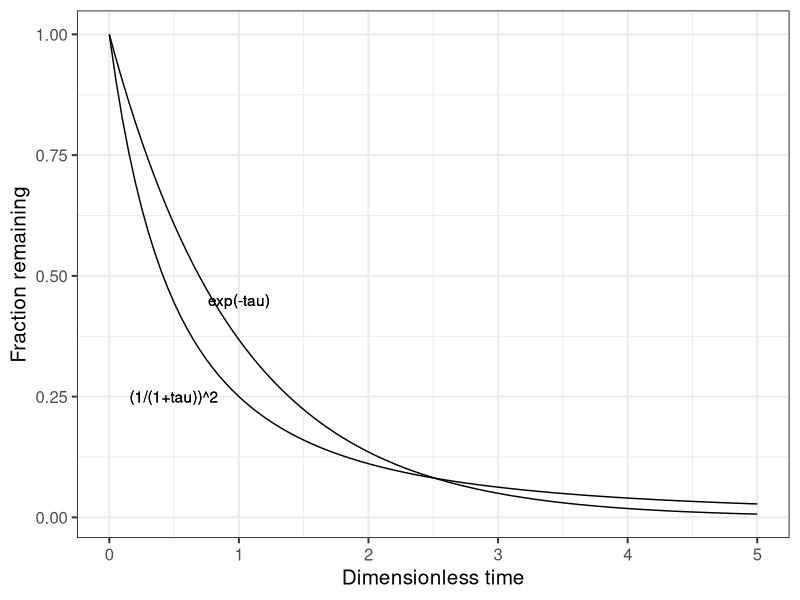
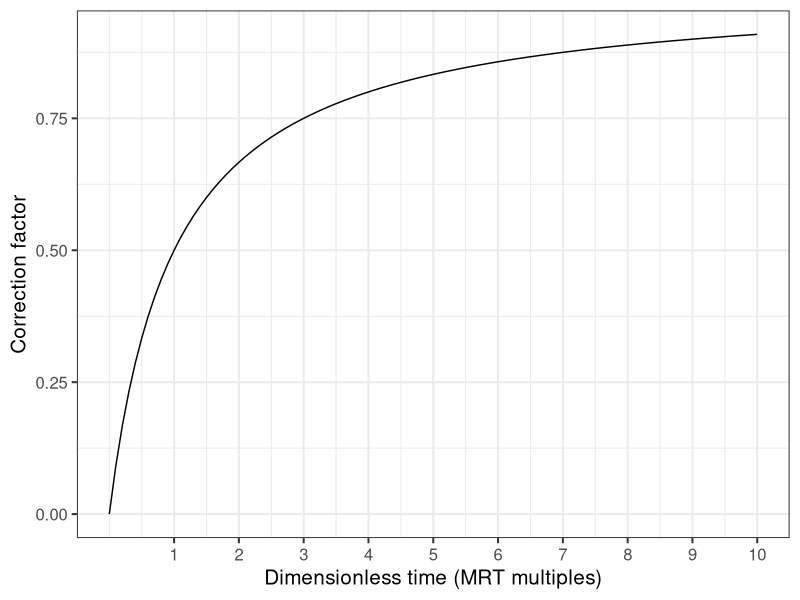
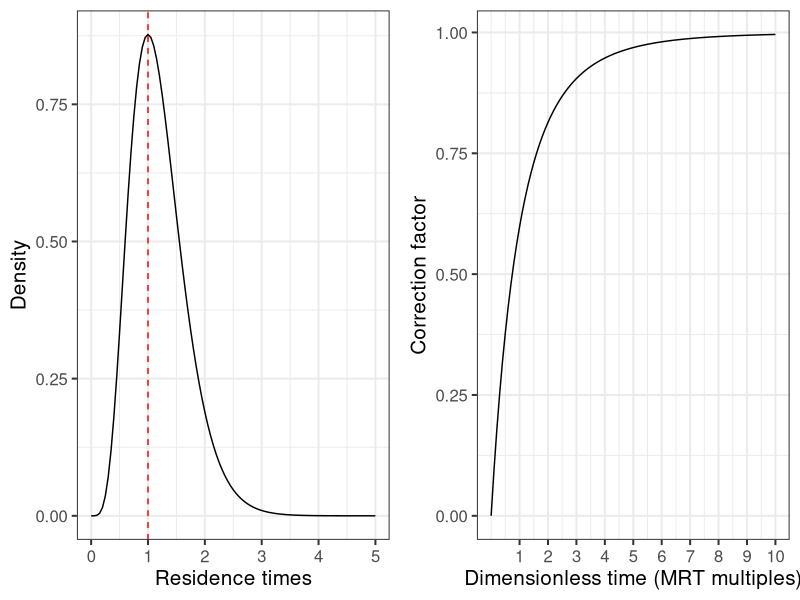

Recreate these plots in R, in order.
## ---- chunk 1
knitr::opts_chunk$set(echo = TRUE)
library(ggplot2); library(cowplot)

## ---- chunk 2

maxVar <- function(x){(1/(1+x))^2}
noVar <- function(x){exp(-x)}


ggplot(data=data.frame(x=c(0,5)),aes(x=x)) + 
  stat_function(fun=maxVar) + 
  stat_function(fun=noVar) + 
  theme_bw(base_size = 15) + 
  ylab("Fraction remaining") + 
  xlab("Dimensionless time") + 
  geom_text(data = NULL, x = 1, y = 0.45, label = "exp(-tau)") + 
  geom_text(data = NULL, x = 0.5, y = 0.25, label = "(1/(1+tau))^2") 


## ---- chunk 3

correction <- function(x){1-(1/(1+x))}
ggplot(data = data.frame(x=c(0,10)), aes(x)) + 
  stat_function(fun=correction) + 
  theme_bw(base_size=15) + 
  ylab("Correction factor") + 
  xlab("Dimensionless time (MRT multiples)") + 
  scale_x_continuous(breaks = seq(1,10,1))


## ---- chunk 4

# Gamma parameters 
mu <- 1
phi <- 0.25
alpha <- 1/phi + 2
beta <- mu*((1/phi)+1)
#beta/(alpha-1) checking should = mu :) 

p1 <- ggplot(data = data.frame(x=c(0,5)),aes(x)) + 
  stat_function(fun = dgamma, args = list(shape=alpha,rate=beta)) +
  geom_vline(aes(xintercept = mu),color="red", linetype = "dashed") + 
  xlab("Residence times") +
  ylab("Density") +
  theme_bw(base_size=15)
  

correction2 <- function(x){1-((5/(5+x))^5)}
p2 <- ggplot(data = data.frame(x=c(0,10)), aes(x)) + 
  stat_function(fun=correction2) + 
  theme_bw(base_size=15) + 
  ylab("Correction factor") + 
  xlab("Dimensionless time (MRT multiples)") + 
  scale_x_continuous(breaks = seq(1,10,1))

plot_grid(p1,p2)

## ---- chunk 5

